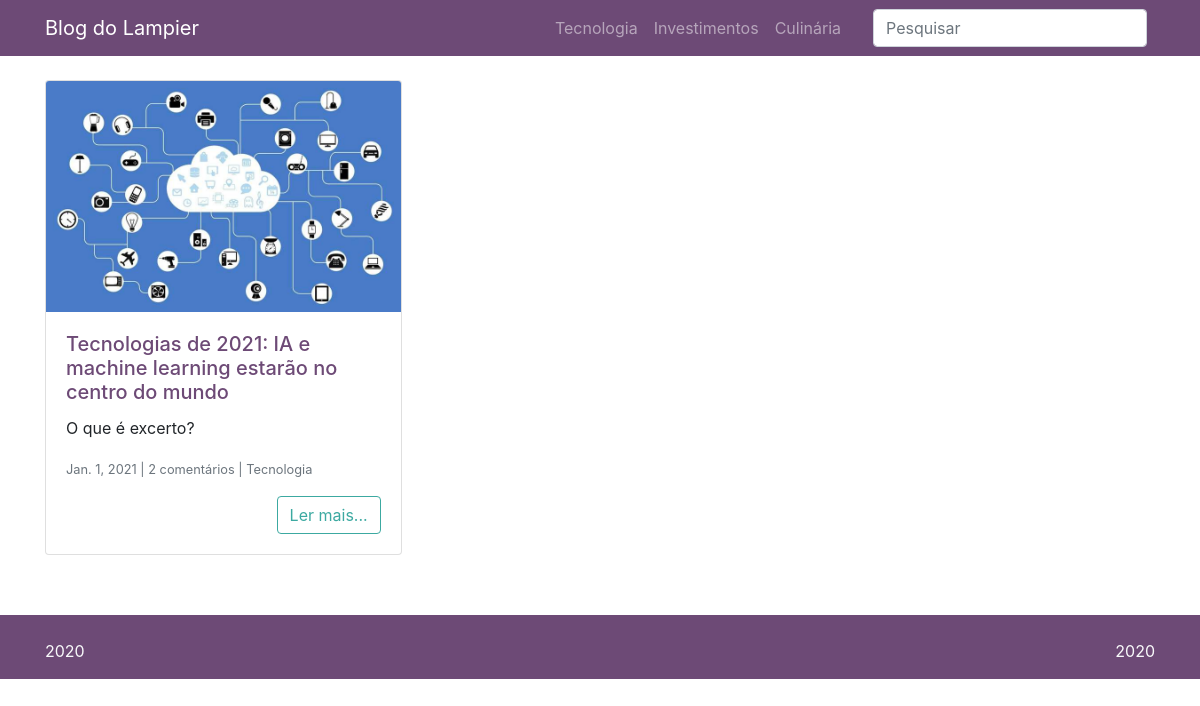
The app's page /categoria/Tecnologia with its own data.
### posts/models.py (models this page shows, shortened)
class Post(models.Model):
    titulo_post = models.CharField(max_length=255, verbose_name='Título')
    autor_post = models.ForeignKey(User, on_delete=models.DO_NOTHING, verbose_name='Autor')
    data_post = models.DateTimeField(default=timezone.now, verbose_name='Data')
    conteudo_post = models.TextField(verbose_name='Conteúdo')
    excerto_post = models.TextField(verbose_name='Excerto')
    categoria_post = models.ForeignKey(Categoria, on_delete=models.DO_NOTHING, blank=True, null=True,
                                       verbose_name='Categoria')
    imagem_post = models.ImageField(upload_to='post_img/%Y/%m/%d', blank=True, null=True, verbose_name='Imagem')
    publicado_post = models.BooleanField(default=False, verbose_name='Publicado')

### categorias/models.py (models this page shows)
class Categoria(models.Model):
    nome_cat = models.CharField(max_length=50)
    def __str__(self):
        return self.nome_cat

### posts/views.py (the view)
# urls.py: path('categoria/<str:categoria>', views.PostCategoria.as_view(), name='post_categoria'),
class PostCategoria(PostIndex):
    template_name = 'posts/post_categoria.html'
    def get_queryset(self):
        qs = super().get_queryset()
        categoria = self.kwargs.get('categoria', None)
        if not categoria:
            return qs
        qs = qs.filter(categoria_post__nome_cat__iexact=categoria)
        return qs

### posts/templatetags/omfilters.py (called while the page is built)
@register.filter(name='plural_comentarios')
def plural_comentarios(num_comentarios):
    try:
        num_comentarios = int(num_comentarios)
        if num_comentarios == 0:
            return f'Nenhum comentário'
        elif num_comentarios == 1:
            return f'{num_comentarios} comentário'
        else:
            return f'{num_comentarios} comentários'
    except:
        return f'{num_comentarios} comentário(s)'

### posts/views.py (called while the page is built)
    def get_queryset(self):
        qs = super().get_queryset()
        qs = qs.select_related('categoria_post')
        qs = qs.order_by('-id').filter(publicado_post=True)
        qs = qs.annotate(
            numero_comentarios=Count(
                Case(
                    When(comentario__publicado_comentario=True, then=1)
                )
            )
        )
        return qs

### posts/templates/posts/post_categoria.html (shortened to what this page needs)
{% extends 'posts/index.html' %}

### posts/templates/posts/index.html (shortened to what this page needs)
{% extends 'base.html' %}
{% load humanize %}
{% load omfilters %}
{% block conteudo %}
<div class="card-columns mt-4">
    {% for post in posts %}
    <div class="card">
        {% if post.imagem_post %}
        <a href="{% url 'post_detalhes' post.id %}">
            <img class="card-img-top"
                 src="{{ post.imagem_post.url }}"
                 alt="{{ post.titulo_post }}">
        </a>
        {% endif %}
        <div class="card-body">
            <h5 class="card-title">
                <a href="{% url 'post_detalhes' post.id %}">
                    {{ post.titulo_post }}
                </a>
            </h5>
            <p class="card-text">{{ post.excerto_post }}</p>
            <p class="card-text">
                <small class="text-muted">
                    {{ post.data_post|naturalday|title }}
                    |
                    {{ post.numero_comentarios|plural_comentarios }}
                    |
                    {{ post.categoria_post }}</small>
            </p>
            <div class="text-right">
                <a href="{% url 'post_detalhes' post.id %}" class="btn btn-outline-secondary">Ler mais...</a>
            </div>
        </div>
    </div>
    {% endfor %}
</div>
{% endblock %}

### records on screen
Post: imagem_post (picture), titulo_post "Tecnologias de 2021: IA e machine learning estarão no centro do mundo", excerto_post "O que é excerto?", data_post "Jan. 1, 2021", numero_comentarios|plural_comentarios "2 comentários", categoria_post "Tecnologia"
